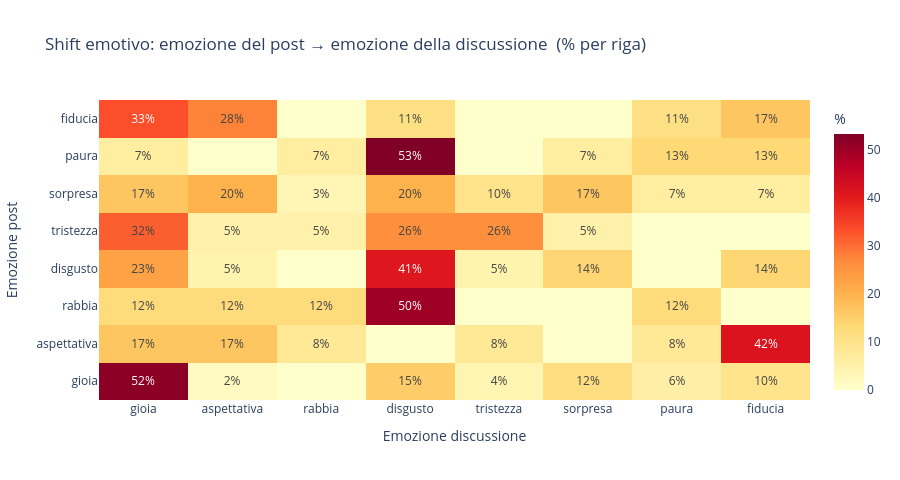

The code cell stored with this chart in its notebook:
### Markdown cell above
Poi costruiamo la **matrice di transizione** **post\_emotion** -> **discussion\_emotion**.

### Code cell
emos_order = [e for e in BASIC_EMOTIONS + ['neutrale']
              if e in df_shift['emo_post'].values or e in df_shift['emo_disc'].values]

counts_mat = pd.crosstab(df_shift['emo_post'], df_shift['emo_disc'])
counts_mat = counts_mat.reindex(
    index   =[e for e in emos_order if e in counts_mat.index],
    columns =[e for e in emos_order if e in counts_mat.columns],
    fill_value=0
)
pct_mat = counts_mat.div(counts_mat.sum(axis=1), axis=0) * 100  # % per riga

# Heatmap
text_mat = [[f'{v:.0f}%' if v > 0 else '' for v in row] for row in pct_mat.values]
fig = go.Figure(go.Heatmap(
    z        = pct_mat.values,
    x        = list(pct_mat.columns),
    y        = list(pct_mat.index),
    colorscale='YlOrRd',
    text     = text_mat,
    texttemplate='%{text}',
    colorbar_title='%',
))
fig.update_layout(
    title      = 'Shift emotivo: emozione del post → emozione della discussione  (% per riga)',
    xaxis_title= 'Emozione discussione',
    yaxis_title= 'Emozione post',
    height     = 480,
)
fig.show()

### Figure 1 — Plotly figure (JSON) as saved in the notebook; plotly's stock layout.template omitted (floating-point values rounded to 4 significant figures)
{"data": [{"colorbar": {"title": {"text": "%"}}, "colorscale": [[0.0, "rgb(255,255,204)"], [0.125, "rgb(255,237,160)"], [0.25, "rgb(254,217,118)"], [0.375, "rgb(254,178,76)"], [0.5, "rgb(253,141,60)"], [0.625, "rgb(252,78,42)"], [0.75, "rgb(227,26,28)"], [0.875, "rgb(189,0,38)"], [1.0, "rgb(128,0,38)"]], "text": [["52%", "2%", "", "15%", "4%", "12%", "6%", "10%"], ["17%", "17%", "8%", "", "8%", "", "8%", "42%"], ["12%", "12%", "12%", "50%", "", "", "12%", ""], ["23%", "5%", "", "41%", "5%", "14%", "", "14%"], ["32%", "5%", "5%", "26%", "26%", "5%", "", ""], ["17%", "20%", "3%", "20%", "10%", "17%", "7%", "7%"], ["7%", "", "7%", "53%", "", "7%", "13%", "13%"], ["33%", "28%", "", "11%", "", "", "11%", "17%"]], "texttemplate": "%{text}", "x": ["gioia", "aspettativa", "rabbia", "disgusto", "tristezza", "sorpresa", "paura", "fiducia"], "y": ["gioia", "aspettativa", "rabbia", "disgusto", "tristezza", "sorpresa", "paura", "fiducia"], "z": [[51.92, 1.923, 0.0, 15.38, 3.846, 11.54, 5.769, 9.615], [16.67, 16.67, 8.333, 0.0, 8.333, 0.0, 8.333, 41.67], [12.5, 12.5, 12.5, 50.0, 0.0, 0.0, 12.5, 0.0], [22.73, 4.545, 0.0, 40.91, 4.545, 13.64, 0.0, 13.64], [31.58, 5.263, 5.263, 26.32, 26.32, 5.263, 0.0, 0.0], [16.67, 20.0, 3.333, 20.0, 10.0, 16.67, 6.667, 6.667], [6.667, 0.0, 6.667, 53.33, 0.0, 6.667, 13.33, 13.33], [33.33, 27.78, 0.0, 11.11, 0.0, 0.0, 11.11, 16.67]], "type": "heatmap"}], "layout": {"title": {"text": "Shift emotivo: emozione del post → emozione della discussione  (% per riga)"}, "xaxis": {"title": {"text": "Emozione discussione"}}, "yaxis": {"title": {"text": "Emozione post"}}, "height": 480}}
